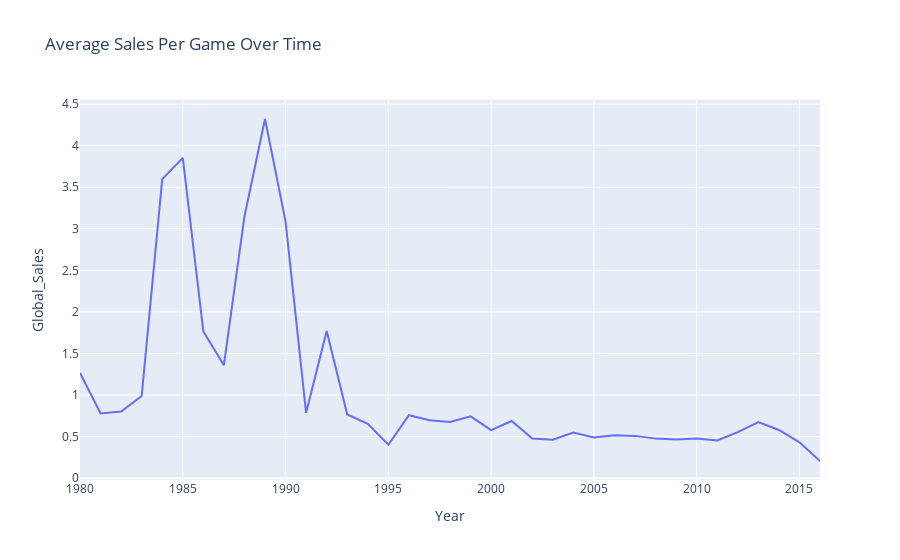

The notebook cell saved with this chart:
### Code cell
# Average Sales Per Game Over Time (Line Chart)
average_sales_over_time = df.groupby('Year')['Global_Sales'].mean().reset_index()
fig = px.line(average_sales_over_time, x='Year', y='Global_Sales',
              title='Average Sales Per Game Over Time')
fig.show()

### Figure 1 — Plotly figure (JSON) as saved in the notebook; plotly's stock layout.template omitted (floating-point values rounded to 4 significant figures)
{"data": [{"hovertemplate": "Year=%{x}<br>Global_Sales=%{y}<extra></extra>", "legendgroup": "", "line": {"color": "#636efa", "dash": "solid"}, "marker": {"symbol": "circle"}, "mode": "lines", "name": "", "orientation": "v", "showlegend": false, "type": "scatter", "x": [1980, 1981, 1982, 1983, 1984, 1985, 1986, 1987, 1988, 1989, 1990, 1991, 1992, 1993, 1994, 1995, 1996, 1997, 1998, 1999, 2000, 2001, 2002, 2003, 2004, 2005, 2006, 2007, 2008, 2009, 2010, 2011, 2012, 2013, 2014, 2015, 2016], "xaxis": "x", "y": [1.264, 0.7776, 0.8017, 0.9876, 3.597, 3.853, 1.765, 1.359, 3.148, 4.321, 3.087, 0.7861, 1.771, 0.7663, 0.6543, 0.4023, 0.7572, 0.6954, 0.6767, 0.7434, 0.5775, 0.6877, 0.4773, 0.4617, 0.5496, 0.4888, 0.5169, 0.5084, 0.4754, 0.4661, 0.4769, 0.453, 0.5533, 0.6742, 0.5791, 0.4307, 0.2062], "yaxis": "y"}], "layout": {"legend": {"tracegroupgap": 0}, "title": {"text": "Average Sales Per Game Over Time"}, "xaxis": {"anchor": "y", "domain": [0, 1], "title": {"text": "Year"}}, "yaxis": {"anchor": "x", "domain": [0, 1], "title": {"text": "Global_Sales"}}}}
